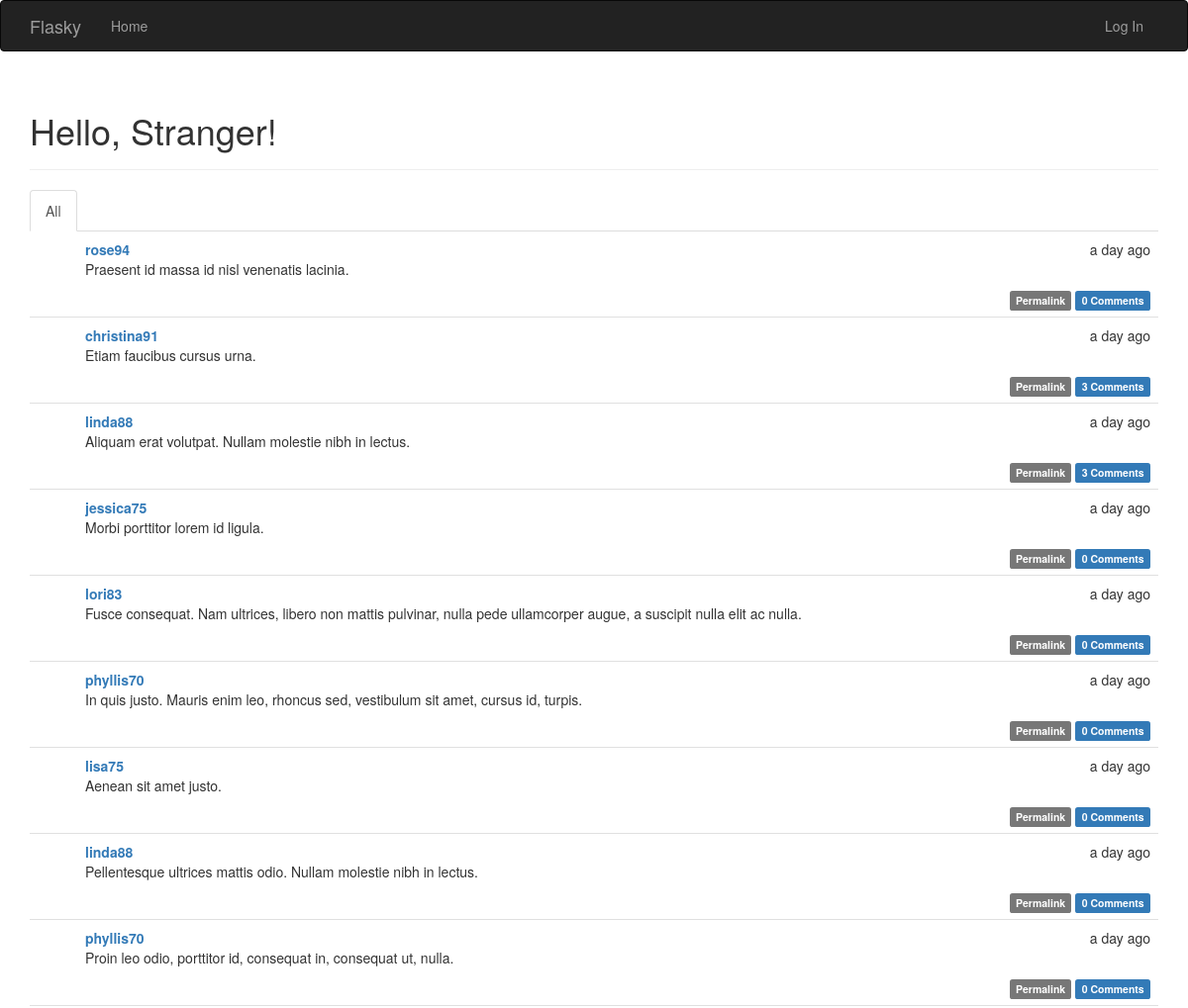
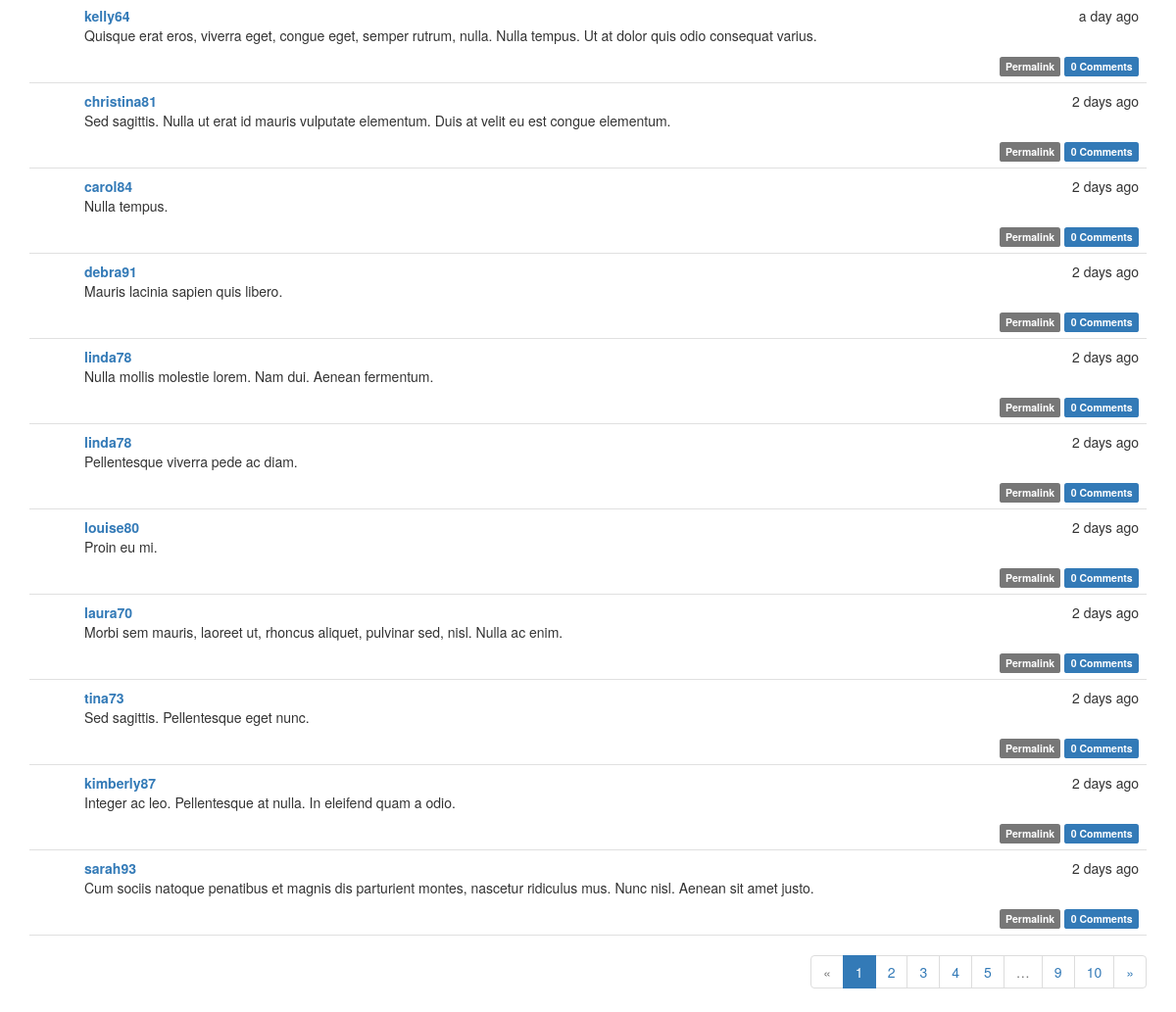
The page / on the database its author committed (2 pictures, top to bottom).
### app/models.py (models this page shows, shortened)
class Post(db.Model):
    __tablename__ = 'posts'
    id = db.Column(db.Integer, primary_key=True)
    body = db.Column(db.Text)
    timestamp = db.Column(db.DateTime, index=True, default=datetime.utcnow)
    author_id = db.Column(db.Integer, db.ForeignKey('users.id'))
    body_html = db.Column(db.Text)
    comments = db.relationship('Comment', backref='post', lazy='dynamic')

class User(UserMixin, db.Model):
    __tablename__ = 'users'
    id = db.Column(db.Integer, primary_key=True)
    username = db.Column(db.String(64), unique=True, index=True)
    email = db.Column(db.String(64), unique=True, index=True)
    role_id = db.Column(db.Integer, db.ForeignKey('roles.id'))
    password_hash = db.Column(db.String(128))
    confirmed = db.Column(db.Boolean, default=False)
    name = db.Column(db.String(64))
    location = db.Column(db.String(64))
    about_me = db.Column(db.Text)
    member_since = db.Column(db.DateTime(), default=datetime.utcnow)
    last_seen = db.Column(db.DateTime(), default=datetime.utcnow)
    posts = db.relationship('Post', backref='author', lazy='dynamic')
    followed = db.relationship('Follow',
                               foreign_keys=[Follow.follower_id],
                               backref=db.backref('follower', lazy='joined'),
                               lazy='dynamic',
                               cascade='all, delete-orphan')
    followers = db.relationship('Follow',
                                foreign_keys=[Follow.followed_id],
                                backref=db.backref('followed', lazy='joined'),
                                lazy='dynamic',
                                cascade='all, delete-orphan')
    comments = db.relationship('Comment', backref='author', lazy='dynamic')
    @property
    def password(self):
        raise AttributeError('password is not a readable attribute')

### app/main/views.py (the view)
@main.route('/', methods=['GET', 'POST'])
def index():
    form = PostForm()
    if current_user.can(Permission.WRITE_ARTICLES) and form.validate_on_submit():
        post = Post(body=form.body.data, author=current_user._get_current_object())
        db.session.add(post)
        return redirect(url_for('.index'))
    page = request.args.get('page', 1, type=int)
    show_followed = False
    if current_user.is_authenticated:
        show_followed = bool(request.cookies.get('show_followed', ''))
    if show_followed:
        query = current_user.followed_posts
    else:
        query = Post.query
    pagination = query.order_by(Post.timestamp.desc()).paginate(
        page, per_page=current_app.config['FLASKY_POSTS_PER_PAGE'],
        error_out=False)
    posts = pagination.items
    return render_template('index.html', form=form, posts=posts,
                           show_followed=show_followed, pagination=pagination)

### app/auth/views.py (called while the page is built)
@auth.before_app_request
def before_request():
    if current_user.is_authenticated:
        current_user.ping()
        if not current_user.confirmed \
                and request.endpoint[:5] != 'auth.' \
                and request.endpoint != 'static':
            return redirect(url_for('auth.unconfirmed'))

### app/main/__init__.py (called while the page is built)
@main.app_context_processor
def inject_permissions():
    return dict(Permission=Permission)

### app/models.py (called while the page is built)
    def can(self, permissions):
        return False

    def is_administrator(self):
        return False

### app/templates/index.html (shortened to what this page needs)
{% extends "base.html" %}
{% import "bootstrap/wtf.html" as wtf %}
{% import "_macros.html" as macros %}
{% block page_content %}
<div class="page-header">
    <h1>Hello, {% if current_user.is_authenticated %}{{ current_user.username }}{% else %}Stranger{% endif %}!</h1>
</div>
<div class="post-tabs">
    <ul class="nav nav-tabs">
        <li{% if not show_followed %} class="active"{% endif %}><a href="{{ url_for('.show_all') }}">All</a></li>
    </ul>
    {% include '_posts.html' %}
</div>
{% if pagination %}
<div class="pagination">
    {{ macros.pagination_widget(pagination, '.index') }}
</div>
{% endif %}
{% endblock %}

### app/templates/base.html (shortened to what this page needs)
{% extends "bootstrap/base.html" %}
{% block head %}
{{ super() }}
<link rel="stylesheet" type="text/css" href="{{ url_for('static', filename='styles.css') }}">
{% endblock %}
{% block navbar %}
<div class="navbar navbar-inverse" role="navigation">
    <div class="container">
        <div class="navbar-header">
            <a class="navbar-brand" href="{{ url_for('main.index') }}">Flasky</a>
        </div>
        <div class="navbar-collapse collapse">
            <ul class="nav navbar-nav">
                <li><a href="{{ url_for('main.index') }}">Home</a></li>
            </ul>
            <ul class="nav navbar-nav navbar-right">
                {% if current_user.is_authenticated %}
                <li class="dropdown">
                    <a href="#" class="dropdown-toggle" data-toggle="dropdown">Account <b class="caret"></b></a>
                    <ul class="dropdown-menu">
                        <li><a href="{{ url_for('auth.change_password') }}">Change Password</a></li>
                        <li><a href="{{ url_for('auth.change_email_request') }}">Change Email</a></li>
                        <li><a href="{{ url_for('auth.logout') }}">Log Out</a></li>
                    </ul>
                </li>
                {% else %}
                <li><a href="{{ url_for('auth.login') }}">Log In</a></li>
                {% endif %}
            </ul>
        </div>
    </div>
</div>
{% endblock %}
{% block content %}
<div class="container">
    {% block page_content %}{% endblock %}
</div>
{% endblock %}

### app/templates/_macros.html
{% macro pagination_widget(pagination, endpoint) %}
<ul class="pagination">
    <li{% if not pagination.has_prev %} class="disabled"{% endif %}>
        <a href="{% if pagination.has_prev %}{{ url_for(endpoint, page=pagination.prev_num, **kwargs) }}{% else %}#{% endif %}">
            &laquo;
        </a>
    </li>
    {% for p in pagination.iter_pages() %}
        {% if p %}
            {% if p == pagination.page %}
            <li class="active">
                <a href="{{ url_for(endpoint, page=p, **kwargs) }}">{{ p }}</a>
            </li>
            {% else %}
            <li>
                <a href="{{ url_for(endpoint, page=p, **kwargs) }}">{{ p }}</a>
            </li>
            {% endif %}
        {% else %}
        <li class="disabled"><a href="#">&hellip;</a></li>
        {% endif %}
    {% endfor %}
    <li{% if not pagination.has_next %} class="disabled"{% endif %}>
        <a href="{% if pagination.has_next %}{{ url_for(endpoint, page=pagination.next_num, **kwargs) }}{% else %}#{% endif %}">
            &raquo;
        </a>
    </li>
</ul>
{% endmacro %}

### app/templates/_posts.html (shortened to what this page needs)
<ul class="posts">
    {% for post in posts %}
    <li class="post">
        <div class="post-content">
            <div class="post-date">{{ moment(post.timestamp).fromNow() }}</div>
            <div class="post-author"><a href="{{ url_for('.user', username=post.author.username) }}">{{ post.author.username }}</a></div>
            <div class="post-body">
                {% if post.body_html %}
                    {{ post.body_html | safe }}
                {% else %}
                    {{ post.body }}
                {% endif %}
            </div>
            <div class="post-footer">
                <a href="{{ url_for('.post', id=post.id) }}">
                    <span class="label label-default">Permalink</span>
                </a>
                <a href="{{ url_for('.post', id=post.id) }}#comments">
                    <span class="label label-primary">{{ post.comments.count() }} Comments</span>
                </a>
            </div>
        </div>
    </li>
    {% endfor %}
</ul>

### app/static/styles.css (style rules this page uses)
div.post-tabs { margin-top: 16px; }
ul.posts { list-style-type: none; padding: 0px; margin: 16px 0px 0px 0px; border-top: 1px solid #e0e0e0; }
div.post-tabs ul.posts { margin: 0px; border-top: none; }
ul.posts li.post { padding: 8px; border-bottom: 1px solid #e0e0e0; }
div.post-date { float: right; }
div.post-author { font-weight: bold; }
div.post-content { margin-left: 48px; min-height: 48px; }
div.post-footer { text-align: right; }
div.pagination { width: 100%; text-align: right; padding: 0px; margin: 0px; }

### rows shown on the page
Post: timestamp "a day ago", author.username "rose94", body_html "Praesent id massa id nisl venenatis lacinia.", comments.count "0"
Post: timestamp "a day ago", author.username "christina91", body_html "Etiam faucibus cursus urna.", comments.count "3"
Post: timestamp "a day ago", author.username "linda88", body_html "Aliquam erat volutpat. Nullam molestie nibh in lectus.", comments.count "3"
Post: timestamp "a day ago", author.username "jessica75", body_html "Morbi porttitor lorem id ligula.", comments.count "0"
Post: timestamp "a day ago", author.username "lori83", body_html "Fusce consequat. Nam ultrices, libero non mattis pulvinar, nulla pede ullamcorper augue, a suscipit nulla elit ac nulla.", comments.count "0"
Post: timestamp "a day ago", author.username "phyllis70", body_html "In quis justo. Mauris enim leo, rhoncus sed, vestibulum sit amet, cursus id, turpis.", comments.count "0"
Post: timestamp "a day ago", author.username "lisa75", body_html "Aenean sit amet justo.", comments.count "0"
Post: timestamp "a day ago", author.username "linda88", body_html "Pellentesque ultrices mattis odio. Nullam molestie nibh in lectus.", comments.count "0"
Post: timestamp "a day ago", author.username "phyllis70", body_html "Proin leo odio, porttitor id, consequat in, consequat ut, nulla.", comments.count "0"
Post: timestamp "a day ago", author.username "kelly64", body_html "Quisque erat eros, viverra eget, congue eget, semper rutrum, nulla. Nulla tempus. Ut at dolor quis odio consequat varius.", comments.count "0"
Post: timestamp "2 days ago", author.username "christina81", body_html "Sed sagittis. Nulla ut erat id mauris vulputate elementum. Duis at velit eu est congue elementum.", comments.count "0"
Post: timestamp "2 days ago", author.username "carol84", body_html "Nulla tempus.", comments.count "0"
Post: timestamp "2 days ago", author.username "debra91", body_html "Mauris lacinia sapien quis libero.", comments.count "0"
Post: timestamp "2 days ago", author.username "linda78", body_html "Nulla mollis molestie lorem. Nam dui. Aenean fermentum.", comments.count "0"
Post: timestamp "2 days ago", author.username "linda78", body_html "Pellentesque viverra pede ac diam.", comments.count "0"
Post: timestamp "2 days ago", author.username "louise80", body_html "Proin eu mi.", comments.count "0"
Post: timestamp "2 days ago", author.username "laura70", body_html "Morbi sem mauris, laoreet ut, rhoncus aliquet, pulvinar sed, nisl. Nulla ac enim.", comments.count "0"
Post: timestamp "2 days ago", author.username "tina73", body_html "Sed sagittis. Pellentesque eget nunc.", comments.count "0"
Post: timestamp "2 days ago", author.username "kimberly87", body_html "Integer ac leo. Pellentesque at nulla. In eleifend quam a odio.", comments.count "0"
Post: timestamp "2 days ago", author.username "sarah93", body_html "Cum sociis natoque penatibus et magnis dis parturient montes, nascetur ridiculus mus. Nunc nisl. Aenean sit amet justo.", comments.count "0"

### other values the page prints
{{ p }} "1"
{{ p }} "2" "3" "4" "5" "9" "10"
